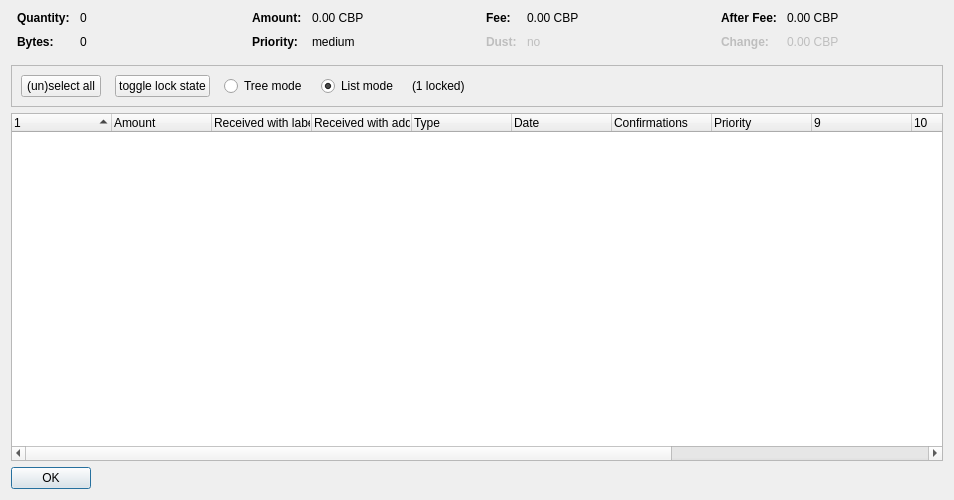
<?xml version="1.0" encoding="UTF-8"?>
<ui version="4.0">
 <class>CoinControlDialog</class>
 <widget class="QDialog" name="CoinControlDialog">
  <property name="geometry">
   <rect>
    <x>0</x>
    <y>0</y>
    <width>954</width>
    <height>500</height>
   </rect>
  </property>
  <property name="windowTitle">
   <string>Coin Selection</string>
  </property>
  <layout class="QVBoxLayout" name="verticalLayout">
   <item>
    <layout class="QHBoxLayout" name="horizontalLayoutTop" stretch="0,0,0,0">
     <property name="topMargin">
      <number>0</number>
     </property>
     <property name="bottomMargin">
      <number>10</number>
     </property>
     <item>
      <layout class="QFormLayout" name="formLayoutCoinControl1">
       <property name="horizontalSpacing">
        <number>10</number>
       </property>
       <property name="verticalSpacing">
        <number>10</number>
       </property>
       <property name="leftMargin">
        <number>6</number>
       </property>
       <property name="rightMargin">
        <number>6</number>
       </property>
       <item row="0" column="0">
        <widget class="QLabel" name="labelCoinControlQuantityText">
         <property name="font">
          <font>
           <weight>75</weight>
           <bold>true</bold>
          </font>
         </property>
         <property name="text">
          <string>Quantity:</string>
         </property>
        </widget>
       </item>
       <item row="0" column="1">
        <widget class="QLabel" name="labelCoinControlQuantity">
         <property name="cursor">
          <cursorShape>IBeamCursor</cursorShape>
         </property>
         <property name="contextMenuPolicy">
          <enum>Qt::ActionsContextMenu</enum>
         </property>
         <property name="text">
          <string notr="true">0</string>
         </property>
         <property name="textInteractionFlags">
          <set>Qt::LinksAccessibleByMouse|Qt::TextSelectableByKeyboard|Qt::TextSelectableByMouse</set>
         </property>
        </widget>
       </item>
       <item row="1" column="0">
        <widget class="QLabel" name="labelCoinControlBytesText">
         <property name="font">
          <font>
           <weight>75</weight>
           <bold>true</bold>
          </font>
         </property>
         <property name="text">
          <string>Bytes:</string>
         </property>
        </widget>
       </item>
       <item row="1" column="1">
        <widget class="QLabel" name="labelCoinControlBytes">
         <property name="cursor">
          <cursorShape>IBeamCursor</cursorShape>
         </property>
         <property name="contextMenuPolicy">
          <enum>Qt::ActionsContextMenu</enum>
         </property>
         <property name="text">
          <string notr="true">0</string>
         </property>
         <property name="textInteractionFlags">
          <set>Qt::LinksAccessibleByMouse|Qt::TextSelectableByKeyboard|Qt::TextSelectableByMouse</set>
         </property>
        </widget>
       </item>
      </layout>
     </item>
     <item>
      <layout class="QFormLayout" name="formLayoutCoinControl2">
       <property name="horizontalSpacing">
        <number>10</number>
       </property>
       <property name="verticalSpacing">
        <number>10</number>
       </property>
       <property name="leftMargin">
        <number>6</number>
       </property>
       <property name="rightMargin">
        <number>6</number>
       </property>
       <item row="0" column="0">
        <widget class="QLabel" name="labelCoinControlAmountText">
         <property name="font">
          <font>
           <weight>75</weight>
           <bold>true</bold>
          </font>
         </property>
         <property name="text">
          <string>Amount:</string>
         </property>
        </widget>
       </item>
       <item row="0" column="1">
        <widget class="QLabel" name="labelCoinControlAmount">
         <property name="cursor">
          <cursorShape>IBeamCursor</cursorShape>
         </property>
         <property name="contextMenuPolicy">
          <enum>Qt::ActionsContextMenu</enum>
         </property>
         <property name="text">
          <string notr="true">0.00 CBP</string>
         </property>
         <property name="textInteractionFlags">
          <set>Qt::LinksAccessibleByMouse|Qt::TextSelectableByKeyboard|Qt::TextSelectableByMouse</set>
         </property>
        </widget>
       </item>
       <item row="1" column="0">
        <widget class="QLabel" name="labelCoinControlPriorityText">
         <property name="font">
          <font>
           <weight>75</weight>
           <bold>true</bold>
          </font>
         </property>
         <property name="text">
          <string>Priority:</string>
         </property>
        </widget>
       </item>
       <item row="1" column="1">
        <widget class="QLabel" name="labelCoinControlPriority">
         <property name="cursor">
          <cursorShape>IBeamCursor</cursorShape>
         </property>
         <property name="contextMenuPolicy">
          <enum>Qt::ActionsContextMenu</enum>
         </property>
         <property name="text">
          <string>medium</string>
         </property>
         <property name="textInteractionFlags">
          <set>Qt::LinksAccessibleByMouse|Qt::TextSelectableByKeyboard|Qt::TextSelectableByMouse</set>
         </property>
        </widget>
       </item>
      </layout>
     </item>
     <item>
      <layout class="QFormLayout" name="formLayoutCoinControl3">
       <property name="horizontalSpacing">
        <number>10</number>
       </property>
       <property name="verticalSpacing">
        <number>10</number>
       </property>
       <property name="leftMargin">
        <number>6</number>
       </property>
       <property name="rightMargin">
        <number>6</number>
       </property>
       <item row="0" column="0">
        <widget class="QLabel" name="labelCoinControlFeeText">
         <property name="font">
          <font>
           <weight>75</weight>
           <bold>true</bold>
          </font>
         </property>
         <property name="text">
          <string>Fee:</string>
         </property>
        </widget>
       </item>
       <item row="0" column="1">
        <widget class="QLabel" name="labelCoinControlFee">
         <property name="cursor">
          <cursorShape>IBeamCursor</cursorShape>
         </property>
         <property name="contextMenuPolicy">
          <enum>Qt::ActionsContextMenu</enum>
         </property>
         <property name="text">
          <string notr="true">0.00 CBP</string>
         </property>
         <property name="textInteractionFlags">
          <set>Qt::LinksAccessibleByMouse|Qt::TextSelectableByKeyboard|Qt::TextSelectableByMouse</set>
         </property>
        </widget>
       </item>
       <item row="1" column="0">
        <widget class="QLabel" name="labelCoinControlLowOutputText">
         <property name="enabled">
          <bool>false</bool>
         </property>
         <property name="font">
          <font>
           <weight>75</weight>
           <bold>true</bold>
          </font>
         </property>
         <property name="text">
          <string>Dust:</string>
         </property>
        </widget>
       </item>
       <item row="1" column="1">
        <widget class="QLabel" name="labelCoinControlLowOutput">
         <property name="enabled">
          <bool>false</bool>
         </property>
         <property name="cursor">
          <cursorShape>IBeamCursor</cursorShape>
         </property>
         <property name="contextMenuPolicy">
          <enum>Qt::ActionsContextMenu</enum>
         </property>
         <property name="text">
          <string>no</string>
         </property>
         <property name="textInteractionFlags">
          <set>Qt::LinksAccessibleByMouse|Qt::TextSelectableByKeyboard|Qt::TextSelectableByMouse</set>
         </property>
        </widget>
       </item>
      </layout>
     </item>
     <item>
      <layout class="QFormLayout" name="formLayoutCoinControl4">
       <property name="horizontalSpacing">
        <number>10</number>
       </property>
       <property name="verticalSpacing">
        <number>10</number>
       </property>
       <property name="leftMargin">
        <number>6</number>
       </property>
       <property name="rightMargin">
        <number>6</number>
       </property>
       <item row="0" column="0">
        <widget class="QLabel" name="labelCoinControlAfterFeeText">
         <property name="font">
          <font>
           <weight>75</weight>
           <bold>true</bold>
          </font>
         </property>
         <property name="text">
          <string>After Fee:</string>
         </property>
        </widget>
       </item>
       <item row="0" column="1">
        <widget class="QLabel" name="labelCoinControlAfterFee">
         <property name="cursor">
          <cursorShape>IBeamCursor</cursorShape>
         </property>
         <property name="contextMenuPolicy">
          <enum>Qt::ActionsContextMenu</enum>
         </property>
         <property name="text">
          <string notr="true">0.00 CBP</string>
         </property>
         <property name="textInteractionFlags">
          <set>Qt::LinksAccessibleByMouse|Qt::TextSelectableByKeyboard|Qt::TextSelectableByMouse</set>
         </property>
        </widget>
       </item>
       <item row="1" column="0">
        <widget class="QLabel" name="labelCoinControlChangeText">
         <property name="enabled">
          <bool>false</bool>
         </property>
         <property name="font">
          <font>
           <weight>75</weight>
           <bold>true</bold>
          </font>
         </property>
         <property name="text">
          <string>Change:</string>
         </property>
        </widget>
       </item>
       <item row="1" column="1">
        <widget class="QLabel" name="labelCoinControlChange">
         <property name="enabled">
          <bool>false</bool>
         </property>
         <property name="cursor">
          <cursorShape>IBeamCursor</cursorShape>
         </property>
         <property name="contextMenuPolicy">
          <enum>Qt::ActionsContextMenu</enum>
         </property>
         <property name="text">
          <string notr="true">0.00 CBP</string>
         </property>
         <property name="textInteractionFlags">
          <set>Qt::LinksAccessibleByMouse|Qt::TextSelectableByKeyboard|Qt::TextSelectableByMouse</set>
         </property>
        </widget>
       </item>
      </layout>
     </item>
    </layout>
   </item>
   <item>
    <widget class="QFrame" name="frame">
     <property name="minimumSize">
      <size>
       <width>0</width>
       <height>40</height>
      </size>
     </property>
     <property name="frameShape">
      <enum>QFrame::StyledPanel</enum>
     </property>
     <property name="frameShadow">
      <enum>QFrame::Sunken</enum>
     </property>
     <layout class="QHBoxLayout" name="horizontalLayout">
      <item>
       <layout class="QHBoxLayout" name="horizontalLayoutPanel" stretch="0,0,0,0,0,0">
        <property name="spacing">
         <number>14</number>
        </property>
        <item>
         <widget class="QPushButton" name="pushButtonSelectAll">
          <property name="sizePolicy">
           <sizepolicy hsizetype="Maximum" vsizetype="Fixed">
            <horstretch>0</horstretch>
            <verstretch>0</verstretch>
           </sizepolicy>
          </property>
          <property name="text">
           <string>(un)select all</string>
          </property>
          <property name="autoDefault">
           <bool>false</bool>
          </property>
         </widget>
        </item>
        <item>
         <widget class="QPushButton" name="pushButtonToggleLock">
          <property name="sizePolicy">
           <sizepolicy hsizetype="Maximum" vsizetype="Fixed">
            <horstretch>0</horstretch>
            <verstretch>0</verstretch>
           </sizepolicy>
          </property>
          <property name="text">
           <string>toggle lock state</string>
          </property>
          <property name="autoDefault">
           <bool>false</bool>
          </property>
         </widget>
        </item>
        <item>
         <widget class="QRadioButton" name="radioTreeMode">
          <property name="sizePolicy">
           <sizepolicy hsizetype="Maximum" vsizetype="Fixed">
            <horstretch>0</horstretch>
            <verstretch>0</verstretch>
           </sizepolicy>
          </property>
          <property name="text">
           <string>Tree mode</string>
          </property>
         </widget>
        </item>
        <item>
         <widget class="QRadioButton" name="radioListMode">
          <property name="sizePolicy">
           <sizepolicy hsizetype="Maximum" vsizetype="Fixed">
            <horstretch>0</horstretch>
            <verstretch>0</verstretch>
           </sizepolicy>
          </property>
          <property name="text">
           <string>List mode</string>
          </property>
          <property name="checked">
           <bool>true</bool>
          </property>
         </widget>
        </item>
        <item>
         <widget class="QLabel" name="labelLocked">
          <property name="text">
           <string>(1 locked)</string>
          </property>
         </widget>
        </item>
        <item>
         <spacer name="horizontalSpacer">
          <property name="orientation">
           <enum>Qt::Horizontal</enum>
          </property>
          <property name="sizeHint" stdset="0">
           <size>
            <width>40</width>
            <height>20</height>
           </size>
          </property>
         </spacer>
        </item>
       </layout>
      </item>
     </layout>
    </widget>
   </item>
   <item>
    <widget class="CoinControlTreeWidget" name="treeWidget">
     <property name="contextMenuPolicy">
      <enum>Qt::CustomContextMenu</enum>
     </property>
     <property name="sortingEnabled">
      <bool>false</bool>
     </property>
     <property name="columnCount">
      <number>13</number>
     </property>
     <attribute name="headerShowSortIndicator" stdset="0">
      <bool>true</bool>
     </attribute>
     <attribute name="headerStretchLastSection">
      <bool>false</bool>
     </attribute>
     <column>
      <property name="text">
       <string/>
      </property>
     </column>
     <column>
      <property name="text">
       <string>Amount</string>
      </property>
     </column>
     <column>
      <property name="text">
       <string>Received with label</string>
      </property>
     </column>
     <column>
      <property name="text">
       <string>Received with address</string>
      </property>
     </column>
     <column>
      <property name="text">
	<string>Type</string>
      </property>
     </column>
     <column>
      <property name="text">	 
       <string>Date</string>
      </property>
     </column>
     <column>
      <property name="text">
       <string>Confirmations</string>
      </property>
      <property name="toolTip">
       <string>Confirmed</string>
      </property>
     </column>
     <column>
      <property name="text">
       <string>Priority</string>
      </property>
     </column>
     <column>
      <property name="text">
       <string/>
      </property>
     </column>
     <column>
      <property name="text">
       <string/>
      </property>
     </column>
     <column>
      <property name="text">
       <string/>
      </property>
     </column>
     <column>
      <property name="text">
       <string/>
      </property>
     </column>
     <column>
      <property name="text">
       <string/>
      </property>
     </column>
    </widget>
   </item>
   <item>
    <widget class="QDialogButtonBox" name="buttonBox">
     <property name="sizePolicy">
      <sizepolicy hsizetype="Maximum" vsizetype="Fixed">
       <horstretch>0</horstretch>
       <verstretch>0</verstretch>
      </sizepolicy>
     </property>
     <property name="orientation">
      <enum>Qt::Horizontal</enum>
     </property>
     <property name="standardButtons">
      <set>QDialogButtonBox::Ok</set>
     </property>
    </widget>
   </item>
  </layout>
 </widget>
 <customwidgets>
  <customwidget>
   <class>CoinControlTreeWidget</class>
   <extends>QTreeWidget</extends>
   <header>coincontroltreewidget.h</header>
  </customwidget>
 </customwidgets>
 <resources/>
 <connections/>
</ui>
